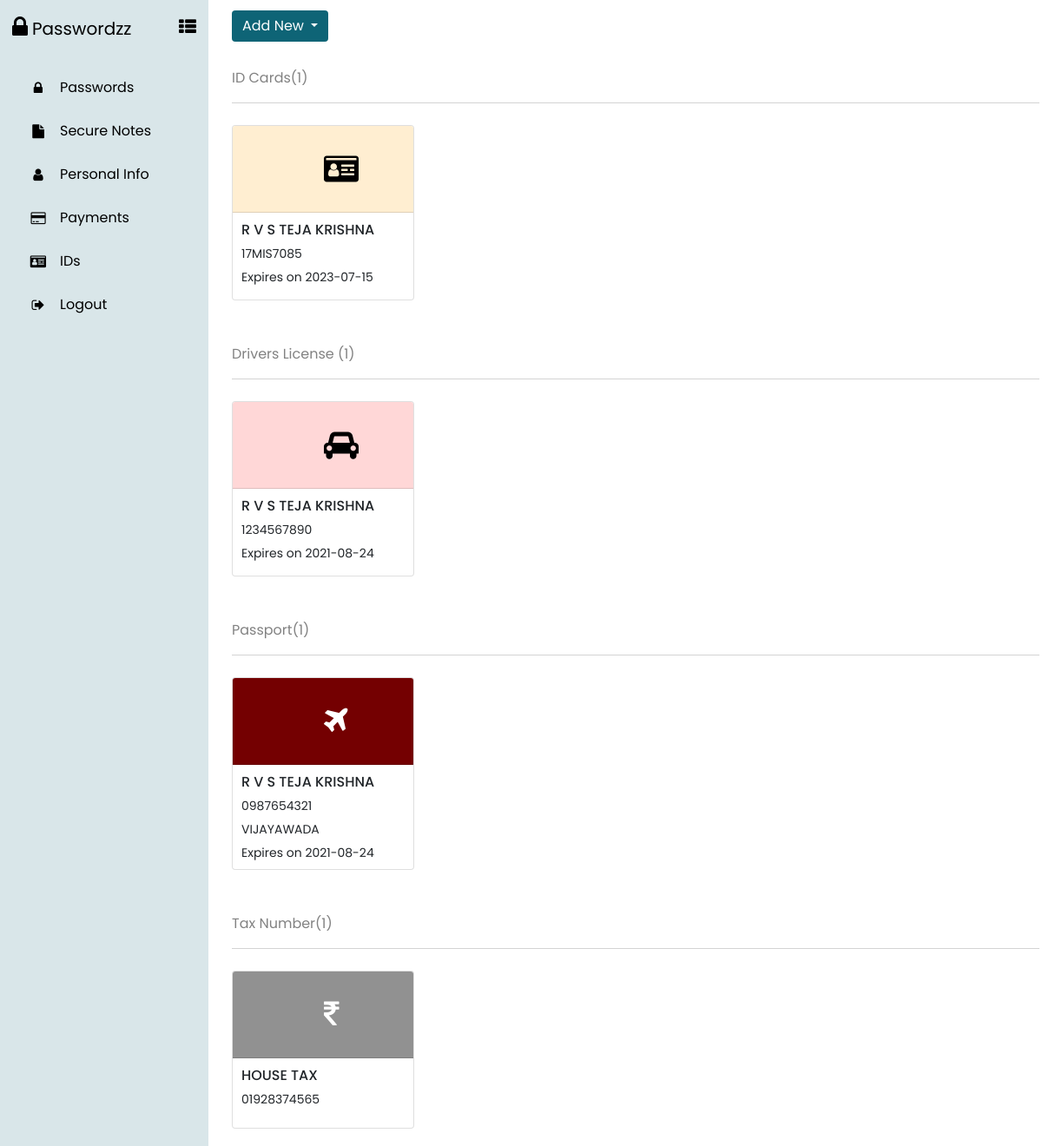
/ids/ (signed in), run on the app's committed database.
### sitehandler/models.py (models this page shows, shortened)
class idcardinids(models.Model):
	uuid = models.TextField()
	name = models.TextField()
	idnumber = models.TextField()
	issuedate = models.TextField()
	expirydate = models.TextField()
	country = models.TextField()

class driverlicenseinids(models.Model):
	uuid = models.TextField()
	name = models.TextField()
	idnumber = models.TextField()
	issuedate = models.TextField()
	expirydate = models.TextField()
	country = models.TextField()

class passport(models.Model):
	uuid = models.TextField()
	name = models.TextField()
	idnumber = models.TextField()
	issuedate = models.TextField()
	expirydate = models.TextField()
	country = models.TextField()
	placeofissue = models.TextField()

class taxnumber(models.Model):
	uuid = models.TextField()
	taxno = models.TextField()
	taxname = models.TextField()

### sitehandler/views.py (the view, shortened to what this page needs)
# urls.py: path('ids/',addids,name='addids'),
def addids(request):
	uuid = extensionuser.objects.filter(user = request.user)[0].uuid
	allidcards = idcardinids.objects.filter(uuid = uuid).order_by('name')
	allidcardscount = allidcards.count()
	alldriverslicense = driverlicenseinids.objects.filter(uuid = uuid).order_by('name')
	alldriverslicensecount = alldriverslicense.count()
	allpassports = passport.objects.filter(uuid = uuid).order_by('name')
	allpassportscount = allpassports.count()
	alltaxnos = taxnumber.objects.filter(uuid = uuid).order_by('taxname')
	alltaxnoscount = alltaxnos.count()
	d = {
	'allidcards':allidcards,
	'allidcardscount':allidcardscount,
	'alldriverslicense':alldriverslicense,
	'alldriverslicensecount':alldriverslicensecount,
	'allpassports':allpassports,
	'allpassportscount':allpassportscount,
	'alltaxnos':alltaxnos,
	'alltaxnoscount':alltaxnoscount
	}
	return render(request,'ids.html',d)

### html/templates/ids.html (shortened to what this page needs)
<!DOCTYPE html>
<html lang="en">
<head>
    {% load static %}
    <link rel="stylesheet" href="{% static 'assets/bootstrap/css/bootstrap.min.css' %}">
    <link rel="stylesheet" href="{% static 'assets/fonts/font-awesome.min.css' %}">
    <link rel="stylesheet" href="{% static 'assets/css/Animation-Cards.css' %}">
    <link rel="stylesheet" href="https://cdnjs.cloudflare.com/ajax/libs/animate.css/3.5.2/animate.min.css">
    <link rel="stylesheet" href="{% static 'assets/css/Pretty-Registration-Form.css' %}">
    <link rel="stylesheet" href="{% static 'assets/css/sidebar.css' %}">
    <link rel="stylesheet" href="{% static 'assets/css/styles.css' %}">
    <link rel="stylesheet" type="text/css" href="https://cdn.datatables.net/1.10.21/css/jquery.dataTables.min.css">
    <link rel="stylesheet" type="text/css" href="https://cdn.datatables.net/buttons/1.6.2/css/buttons.dataTables.min.css">
</head>
<body onload="open()">
    <div class="sidebar">
        <div class="logo_content">
            <div class="logo"><i class="fa fa-lock"></i>
                <div class="logo_name">
                    <p>Passwordzz</p>
                </div>
            </div><i class="fa fa-th-list" id="btn"></i>
        </div>
        <ul class="nav_list">
            <li data-toggle="tooltip" data-bss-tooltip="" data-placement="right" title="Passwords"><a data-toggle="tooltip" data-bss-tooltip="" data-placement="right" href="{% url 'addnewpassword' %}" title="Password"><i class="fa fa-lock" title="Password"></i><span class="links_name">Passwords</span></a></li>
            <li data-toggle="tooltip" data-bss-tooltip="" data-placement="right" title="Secure Notes"><a href="{% url 'addsecurenotes' %}"><i class="fa fa-file"></i><span class="links_name">Secure Notes</span></a></li>
            <li data-toggle="tooltip" data-bss-tooltip="" data-placement="right" title="Personal Info"><a href="{% url 'addpersonalinfo' %}"><i class="fa fa-user"></i><span class="links_name">Personal Info</span></a></li>
            <li data-toggle="tooltip" data-bss-tooltip="" data-placement="right" title="Payments"><a href="{% url 'addpayments' %}"><i class="fa fa-credit-card"></i><span class="links_name">Payments</span></a></li>
            <li data-toggle="tooltip" data-bss-tooltip="" data-placement="right" title="IDs"><a href="{% url 'addids' %}"><i class="fa fa-id-card"></i><span class="links_name">IDs</span></a></li>
            <li data-toggle="tooltip" data-bss-tooltip="" data-placement="right" title="Logout"><a href="{% url 'logout' %}"><i class="fa fa-sign-out"></i><span class="links_name">Logout</span></a></li>
        </ul>
    </div>
    <div class="home_content">
        <div class="container" style="margin: 12px;">
            <div>
                <div class="dropdown">
                  <button class="btn btn-primary dropdown-toggle" aria-expanded="false" data-toggle="dropdown" type="button" style="background: #0e6476;border-style: none;">Add New&nbsp;</button>
                </div>
            </div>
            {% ifnotequal allidcardscount 0 %}
            <div>
                <div style="margin-top: 30px;/*padding-bottom: 0px;*/border-bottom: 1px solid lightgray;">
                    <p style="color: rgb(130,130,130);">ID Cards({{allidcardscount}})</p>
                </div>
                <div class="row space-rows" style="margin-top: 15px;">
                    {% for i in allidcards %}
                    <div class="col-xl-3 card_column" style="/*margin-top: 10px;*//*margin-bottom: 23px;*/">
                        <div class="card cards-shadown cards-hover" data-toggle="modal" data-target="#addid-1{{i.id}}">
                            <div class="card-header" style="background-color: #FFEED1;"><i class="fa fa-id-card" style="color: black;font-size: 35px;/*padding-top: 15px;*//*padding-left: 40px;*/margin-top: 20px;margin-right: 0px;margin-bottom: 20px;margin-left: 85px;"></i></div>
                            <div class="card-body" style="height: 100px;">
                                <h6 class="text-truncate" style="margin-left: -10px;margin-top: -10px;">{{i.name}}</h6>
                                <p class="text-truncate" style="margin-left: -10px;font-size: 14px;">{{i.idnumber}}</p>
                                <p class="text-truncate" style="margin-left: -10px;font-size: 14px;margin-top: -10px;">Expires on {{i.expirydate}}</p>
                            </div>
                        </div>
                    </div>
                    {% endfor %}
                </div>
            </div>
            {% endifnotequal %}
            {% ifnotequal alldriverslicensecount 0 %}
            <div>
                <div style="margin-top: 30px;/*padding-bottom: 0px;*/border-bottom: 1px solid lightgray;">
                    <p style="color: rgb(130,130,130);">Drivers License ({{alldriverslicensecount}})</p>
                </div>
                <div class="row space-rows" style="margin-top: 15px;">
                    {% for i in alldriverslicense %}
                    <div class="col-xl-3 card_column" style="/*margin-top: 10px;*//*margin-bottom: 23px;*/">
                        <div class="card cards-shadown cards-hover" data-toggle="modal" data-target="#addlicense-1{{i.id}}">
                            <div class="card-header" style="background-color: #FFD7D7;"><i class="fa fa-car" style="color: black;font-size: 35px;/*padding-top: 15px;*//*padding-left: 40px;*/margin-top: 20px;margin-right: 0px;margin-bottom: 20px;margin-left: 85px;"></i></div>
                            <div class="card-body" style="height: 100px;">
                                <h6 class="text-truncate" style="margin-left: -10px;margin-top: -10px;">{{i.name}}</h6>
                                <p class="text-truncate" style="margin-left: -10px;font-size: 14px;">{{i.idnumber}}</p>
                                <p class="text-truncate" style="margin-left: -10px;font-size: 14px;margin-top: -10px;">Expires on {{i.expirydate}}</p>
                            </div>
                        </div>
                    </div>
                    {% endfor %}
                </div>
            </div>
            {% endifnotequal %}
            {% ifnotequal allpassportscount 0 %}
            <div>
                <div style="margin-top: 30px;/*padding-bottom: 0px;*/border-bottom: 1px solid lightgray;">
                    <p style="color: rgb(130,130,130);">Passport({{allpassportscount}})</p>
                </div>
                <div class="row space-rows" style="margin-top: 15px;">
                    {% for i in allpassports %}
                    <div class="col-xl-3 card_column" style="/*margin-top: 10px;*//*margin-bottom: 23px;*/">
                        <div class="card cards-shadown cards-hover" data-toggle="modal" data-target="#addpassport-1{{i.id}}">
                            <div class="card-header" style="background-color: #740001;"><i class="fa fa-plane" style="color: white;font-size: 35px;/*padding-top: 15px;*//*padding-left: 40px;*/margin-top: 20px;margin-right: 0px;margin-bottom: 20px;margin-left: 85px;"></i></div>
                            <div class="card-body" style="height: 120px;">
                                <h6 class="text-truncate" style="margin-left: -10px;margin-top: -10px;">{{i.name}}</h6>
                                <p class="text-truncate" style="margin-left: -10px;font-size: 14px;">{{i.idnumber}}</p>
                                <p class="text-truncate" style="margin-left: -10px;font-size: 14px; margin-top: -10px;">{{i.placeofissue}}</p>
                                <p class="text-truncate" style="margin-left: -10px;font-size: 14px;margin-top: -10px;">Expires on {{i.expirydate}}</p>
                            </div>
                        </div>
                    </div>
                    {% endfor %}
                </div>
            </div>
            {% endifnotequal %}
            {% ifnotequal alltaxnoscount 0 %}
            <div>
                <div style="margin-top: 30px;/*padding-bottom: 0px;*/border-bottom: 1px solid lightgray;">
                    <p style="color: rgb(130,130,130);">Tax Number({{alltaxnoscount}})</p>
                </div>
                <div class="row space-rows" style="margin-top: 15px;">
                    {% for i in alltaxnos %}
                    <div class="col-xl-3 card_column" style="/*margin-top: 10px;*//*margin-bottom: 23px;*/">
                        <div class="card cards-shadown cards-hover" data-toggle="modal" data-target="#addtax-1{{i.id}}">
                            <div class="card-header" style="background-color: #919191;"><i class="fa fa-rupee" style="color: white;font-size: 35px;/*padding-top: 15px;*//*padding-left: 40px;*/margin-top: 20px;margin-right: 0px;margin-bottom: 20px;margin-left: 85px;"></i></div>
                            <div class="card-body" style="height: 80px;">
                                <h6 class="text-truncate" style="margin-left: -10px;margin-top: -10px;">{{i.taxname}}</h6>
                                <p class="text-truncate" style="margin-left: -10px;font-size: 14px;">{{i.taxno}}</p>
                            </div>
                        </div>
                    </div>
                    {% endfor %}
                </div>
            </div>
            {% endifnotequal %}
        </div>
    </div>
</body>
</html>

### html/templates/assets/css/Animation-Cards.css (style rules this page uses)
.card-header { background-color: #0E6476; }
.card_column { margin-top: 10px; margin-bottom: 20px; }
@media (min-width: 992px) { .col-xl-3.card_column { width: 275px; } }
@media (min-width: 768px) { .col-xl-3.card_column { width: 275px; } }
@media (min-width: 576px) { .col-xl-3.card_column { width: 275px; } }
@media (min-width: 300px) { .col-xl-3.card_column { width: 225px; } }

### html/templates/assets/css/sidebar.css (style rules this page uses)
* { margin: 0; padding: 0; box-sizing: border-box; font-family: "poppins",sans-serif; }
body { position: relative; min-height: 100vh; width: 100%; overflow-x: hidden; }
.sidebar { height: 100%; width: 78px; position: fixed; top: 0; left: 0; background: #d9e6e9; padding: 6px 14px; transition: all 0.5s ease; }
.sidebar.active { width: 240px; }
.sidebar .logo_content .logo { color: black; display: flex; height: 50px; width: 100%; align-items: center; opacity: 0; pointer-events: none; transition: all 0.5s ease; }
.sidebar.active .logo_content .logo { opacity: 1; pointer-events: none; }
.logo_content .logo i { font-size: 28px; margin-right: 5px; }
.logo_content .logo .logo_name { font-size: 20px; font-weight: 400; margin-top: 20px; }
.sidebar #btn { position: absolute; color: black; left: 90%; top: 6px; left: 50%; font-size: 20px; height: 50px; width: 50px; text-align: center; line-height: 50px; transform: translateX(-50%); }
.sidebar.active #btn { left: 90%; }
.sidebar ul { margin-top: 20px; }
.sidebar ul li { position: relative; height: 50px; width: 100%; margin: 0 5px; list-style: none; line-height: 50px; }
.sidebar ul li a { color: black; display: flex; align-items: center; text-decoration: none; transition: all 0.4s ease; border-radius: 12px; white-space: nowrap; }
.sidebar ul li a i { height: 50px; min-width: 50px; border-radius: 12px; line-height: 50px; text-align: center; }
.sidebar .links_name { opacity: 0; pointer-events: none; transition: all 0.5s ease; }
.sidebar.active .links_name { opacity: 1; pointer-events: auto; }
.home_content { position: absolute; height: 100%; left: 78px; width: calc(100% - 78px); transition: all 0.5s ease; }
.sidebar.active ~ .home_content { width: calc(100% - 240px); left: 240px; }

### data on the page
idcardinids: name "R V S TEJA KRISHNA", idnumber "17MIS7085", expirydate "2023-07-15"
driverlicenseinids: name "R V S TEJA KRISHNA", idnumber "1234567890", expirydate "2021-08-24"
passport: name "R V S TEJA KRISHNA", idnumber "0987654321", placeofissue "VIJAYAWADA", expirydate "2021-08-24"
taxnumber: taxname "HOUSE TAX", taxno "01928374565"

### other printed values
{{ allidcardscount }} "1"
{{ alldriverslicensecount }} "1"
{{ allpassportscount }} "1"
{{ alltaxnoscount }} "1"
